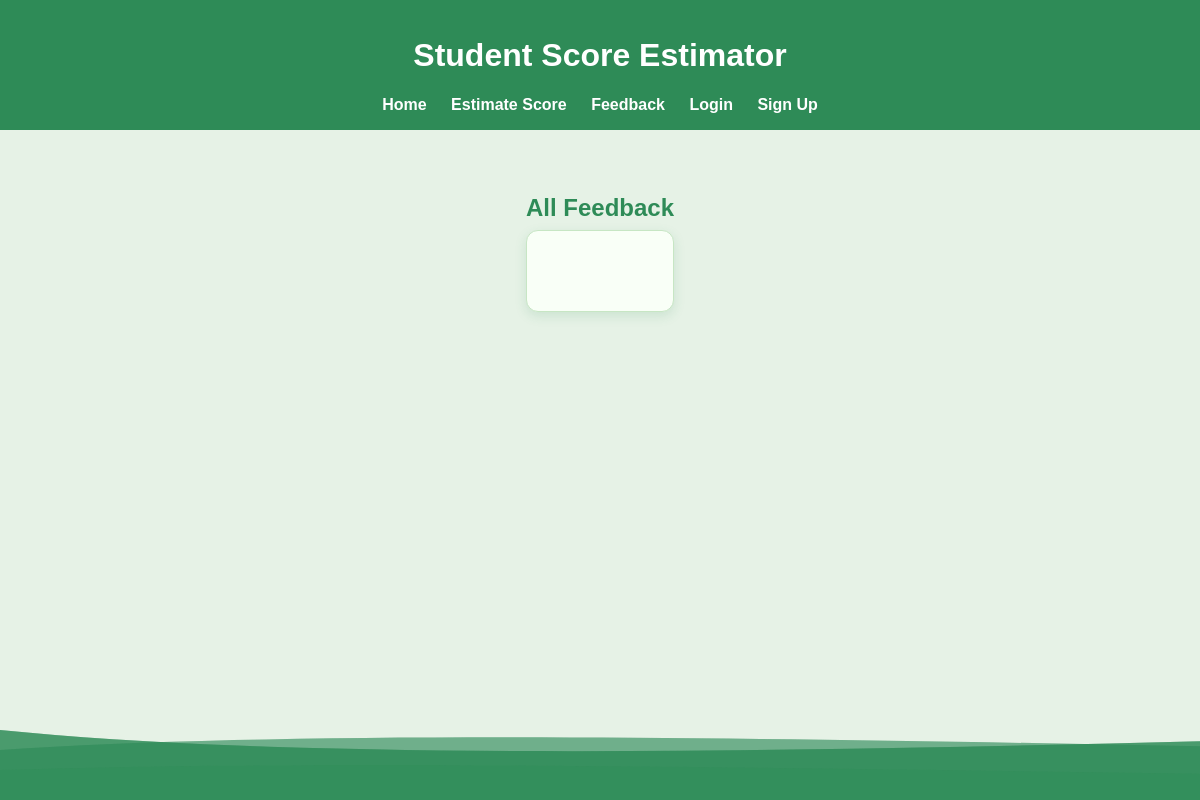
/feedback_view, run on an earlier commit of the app's database.
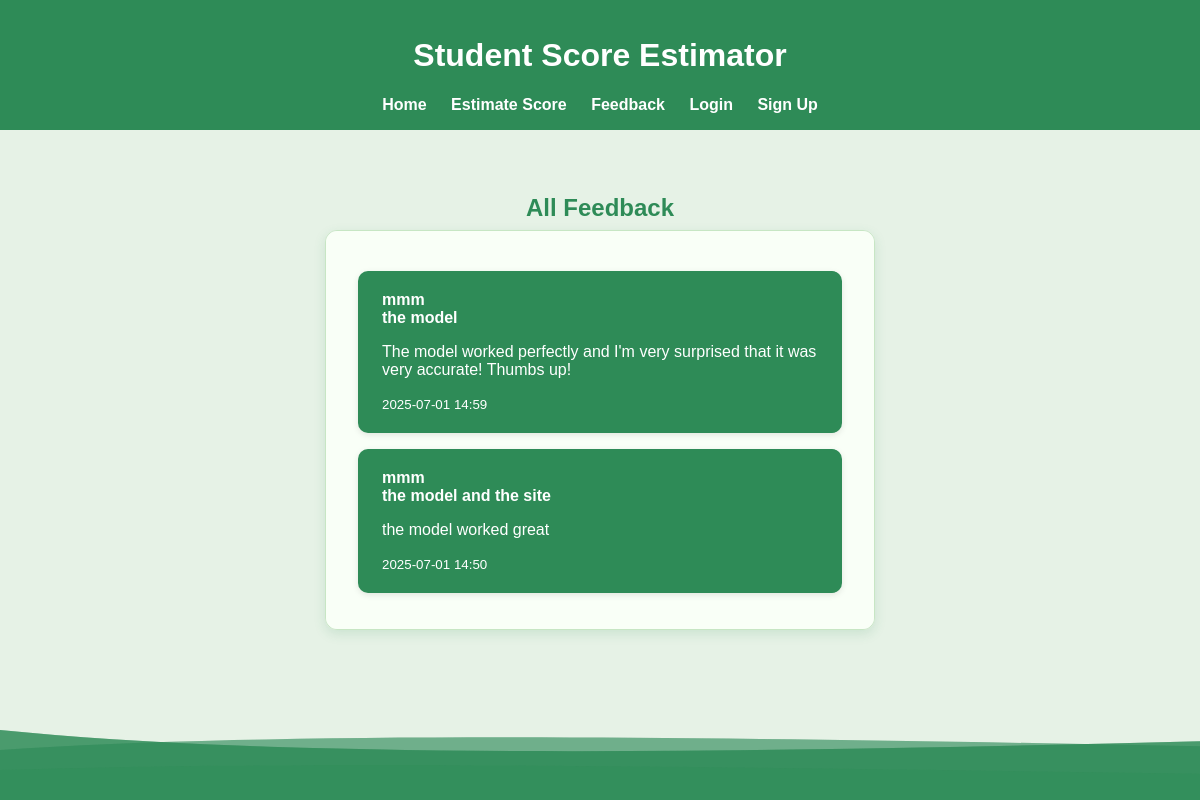
And on a later commit of the database.
### app/models.py (models this page shows, shortened)
class Feedback(db.Model):
    id = db.Column(db.Integer, primary_key=True)
    subject = db.Column(db.String(100), nullable=False)
    message = db.Column(db.Text, nullable=False)
    timestamp = db.Column(db.DateTime, default=datetime.utcnow)
    user_id = db.Column(db.Integer, db.ForeignKey('user.id'), nullable=False)

class User(db.Model, UserMixin):
    id = db.Column(db.Integer, primary_key=True)
    username = db.Column(db.String(20), unique=True, nullable=False)
    email = db.Column(db.String(120), unique=True, nullable=False)
    image_file = db.Column(db.String(20), nullable=False, default='default.jpg')
    password = db.Column(db.String(60), nullable=False)
    role = db.Column(db.String(20), nullable=False, default='student')
    confirmed = db.Column(db.Boolean, default=False)
    surveys = db.relationship('Survey', backref='author', lazy=True, cascade='all, delete-orphan')
    uploads = db.relationship('Upload', backref='user', lazy=True, cascade='all, delete-orphan')
    estimations = db.relationship('Estimation', backref='user', lazy=True, cascade='all, delete-orphan')
    feedbacks = db.relationship('Feedback', backref='author', lazy=True, cascade='all, delete-orphan')

### app/feedback/routes.py (the view)
@feedback.route('/feedback_view')
def view_feedback():
    feedbacks = Feedback.query.order_by(Feedback.timestamp.desc()).all()
    return render_template('feedback.html', form=FeedbackForm(), feedbacks=feedbacks)

### app/templates/feedback.html (shortened to what this page needs)
{% extends "layout.html" %}
{% block content %}
<div class="feedback-container {% if session.get('is_admin') %}admin-center{% endif %}">
    <div>
      <div class="feedback-heading">All Feedback</div>
      <div class="feedback-box">
          {% for fb in feedbacks %}
              <div class="single-feedback">
                  <strong>{{ fb.author.username if fb.author else 'Anonymous' }}</strong><br>
                  <strong>{{ fb.subject }}</strong>
                  <p>{{ fb.message }}</p>
                  <small>{{ fb.timestamp.strftime('%Y-%m-%d %H:%M') }}</small>
              </div>
          {% endfor %}
      </div>
    </div>
</div>
<div class="waves" aria-hidden="true">
</div>
{% endblock %}

### app/templates/layout.html (shortened to what this page needs)
<!doctype html>
<html lang="en">
<head>
</head>
<body>
    <header>
        <h1>Student Score Estimator</h1>
        <nav>
            <a href="/">Home</a>
            {% if not session.get('is_admin') %}
                <a href="/predict">Estimate Score</a>
            {% endif %}
            <a href="{{ url_for('feedback.view_feedback') }}">Feedback</a>
            {% if session.get('is_admin') %}
                <a href="{{ url_for('dashboard.admin_dashboard') }}">Admin</a>
                <a href="/logout">Logout</a>
            {% elif current_user.is_authenticated %}
                <a href="{{ url_for('profile.view_profile') }}">Profile</a>
                <a href="/logout">Logout</a>
            {% else %}
                <a href="/login">Login</a>
                <a href="/register">Sign Up</a>
            {% endif %}
        </nav>
    </header>
    <main>
        {% block content %}{% endblock %}
    </main>
    <div class="waves" aria-hidden="true">
    </div>
</body>
</html>

### app/templates/layout.html (style rules this page uses)
*, *::before, *::after { box-sizing: border-box; }
html, body { margin: 0; padding: 0; overflow-x: hidden; font-family: Arial, sans-serif; background-color: #e6f2e6; color: #333; height: 100%; }
body { display: flex; flex-direction: column; min-height: 100vh; }
header { background-color: #2e8b57; color: white; padding: 1rem; text-align: center; }
nav a { margin: 0 10px; color: white; text-decoration: none; font-weight: bold; }
main { flex: 1; padding: 2rem; }
.waves { position: relative; width: 100%; height: 100px; overflow: hidden; line-height: 0; margin-top: auto; }
.waves svg { display: block; width: 200%; height: 100px; animation: wave-animation 10s linear infinite; }

### app/templates/feedback.html (style rules this page uses)
html, body { height: 100%; margin: 0; padding: 0; }
body { position: relative; min-height: 100vh; padding-bottom: 100px; background-color: #e6f2e6; font-family: Arial, sans-serif; }
.feedback-container { display: flex; flex-wrap: wrap; gap: 2rem; justify-content: center; margin: 2rem auto; max-width: 1200px; }
.form-box, .feedback-box { background-color: #f9fff7; padding: 2.5rem 2rem; border-radius: 12px; box-shadow: 0 4px 12px rgba(46, 139, 87, 0.15); flex: 1 1 420px; max-width: 550px; }
.feedback-box { max-height: 400px; overflow-y: auto; background-color: #f9fff7; border: 1px solid #c7e6c4; }
.single-feedback { background: #2e8b57; color: white; padding: 1.25rem 1.5rem; margin-bottom: 1rem; border-radius: 10px; box-shadow: 0 2px 6px rgba(0,0,0,0.1); }
.waves { position: fixed; bottom: 0; left: 0; width: 100%; height: 100px; overflow: hidden; line-height: 0; z-index: 0; background-color: transparent; }
.waves svg { display: block; width: 200%; height: 100px; animation: wave-animation 10s linear infinite; }
.feedback-heading { max-width: 550px; margin: 0 auto 0.5rem; font-size: 1.5rem; font-weight: 600; color: #2e8b57; text-align: center; }

What changed in the data, as far as the page shows it:
added Feedback: author "mmm", subject "the model", message "The model worked perfectly and I'm very surprised that it was very accurate! Thumbs up!", timestamp "2025-07-01 14:59"
added Feedback: author "mmm", subject "the model and the site", message "the model worked great", timestamp "2025-07-01 14:50"
